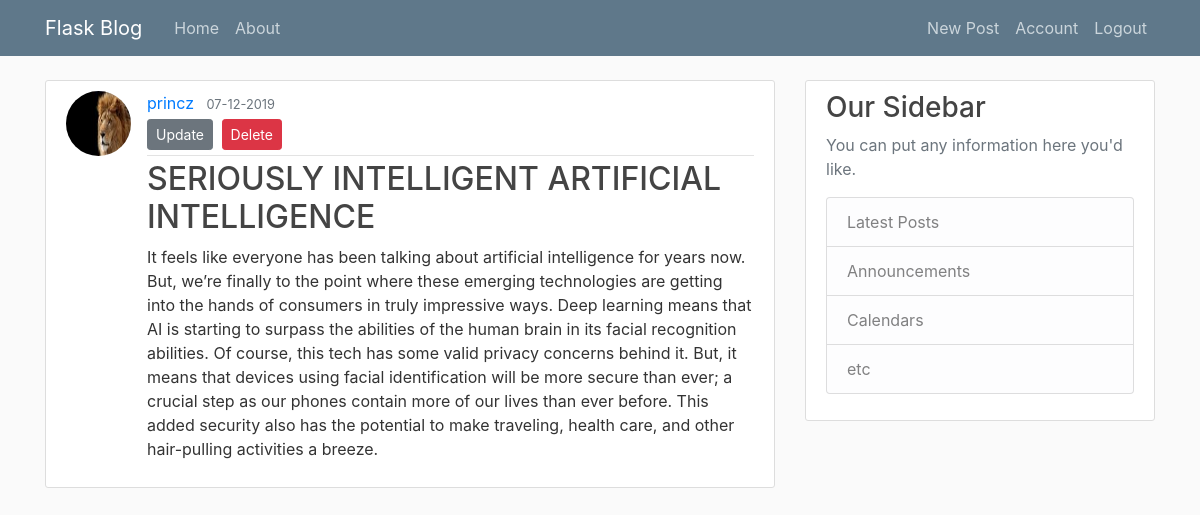
Screenshot of /post/9 (signed in) with the database file from the repository.
### flaskblog/models.py (models this page shows, shortened)
class User(db.Model, UserMixin):
    id = db.Column(db.Integer, primary_key=True)
    username = db.Column(db.String(20), unique=True, nullable=False)
    email = db.Column(db.String(120), unique=True, nullable=False)
    image_file = db.Column(db.String(20), nullable=False, default='1.JPG')
    password = db.Column(db.String(60), nullable=False)
    posts = db.relationship('Post', backref='author', lazy=True)

class Post(db.Model):
    id = db.Column(db.Integer, primary_key=True)
    title = db.Column(db.String(100), nullable=False)
    date_posted = db.Column(db.DateTime, nullable=False, default=datetime.utcnow)
    content = db.Column(db.Text, nullable=False)
    user_id = db.Column(db.Integer, db.ForeignKey('user.id'), nullable=False)

### flaskblog/routes.py (the view)
@app.route("/post/<int:post_id>")
@login_required
def post(post_id):
    post = Post.query.get_or_404(post_id)
    return render_template('post.html', post=post, title=post.title)

### flaskblog/models.py (called while the page is built)
@login_manager.user_loader
def load_user(user_id):
    return User.query.get(int(user_id))

### flaskblog/templates/post.html (shortened to what this page needs)
{%extends "layout.html"%}
{%block content%}
        <article class="media content-section">
            <img class="rounded-circle article-img" src="{{url_for('static', filename='profile_pics/'+post.author.image_file) }}">
          <div class="media-body">
            <div class="article-metadata">
              <a class="mr-2" href="{{url_for('user_posts', username = post.author.username)}}">{{ post.author.username }}</a>
              <small class="text-muted">{{ post.date_posted.strftime('%d-%m-%Y') }}</small>
                {%if post.author == current_user%}
                    <div>
                        <a class="btn btn-secondary btn-sm mt-1 mb-1" href="{{url_for('update_post', post_id = post.id)}}">Update</a>
                        <button type="button" class="btn btn-danger btn-sm m-1" data-toggle="modal" data-target="#deleteModal">Delete</button>
                    </div>
                {%endif%}
            </div>
            <h2 class="article-title">{{ post.title }}</h2>
            <p class="article-content">{{ post.content }}</p>
          </div>
        </article>
{%endblock content%}

### flaskblog/static/main.css (style rules this page uses)
body { background: #fafafa; color: #333333; margin-top: 5rem; }
h1, h2, h3, h4, h5, h6 { color: #444444; }
.content-section { background: #ffffff; padding: 10px 20px; border: 1px solid #dddddd; border-radius: 3px; margin-bottom: 20px; }
.article-title { color: #444444; }
.article-content { white-space: pre-line; }
.article-img { height: 65px; width: 65px; margin-right: 16px; }
.article-metadata { padding-bottom: 1px; margin-bottom: 4px; border-bottom: 1px solid #e3e3e3 }

### rows the page displays
User: image_file (picture), author.username "princz"
Post: date_posted "07-12-2019", title "SERIOUSLY INTELLIGENT ARTIFICIAL INTELLIGENCE", content "It feels like everyone has been talking about artificial intelligence for years now. But, we’re finally to the point where these emerging technologies are getting into the hands of consumers in truly impressive ways. Deep learning means that AI is starting to surpass the abilities of the human brain in its facial recognition abilities. Of course, this tech has some valid privacy concerns behind it. But, it means that devices using facial identification will be more secure than ever; a crucial step as our phones contain more of our lives than ever before. This added security also has the potential to make traveling, health care, and other hair-pulling activities a breeze."
